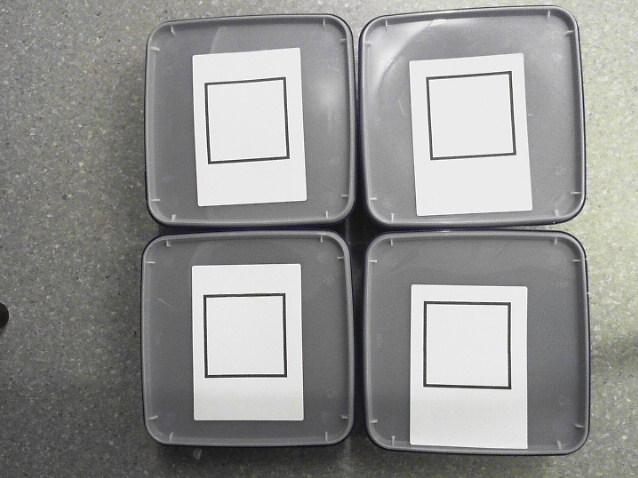
#> input picture noisy2.png, 638 x 478 px
$ python otsu_thresh.py
#> lines starting #> are read from the running program, lines starting #| are printed output that depends on the picture; after the words box and inside, x2 and y2 are one past the last pixel; in counts of white or black regions, pixels touching at a corner belong together
import cv2 as cv
import numpy as np
from matplotlib import pyplot as plt
img = cv.imread('noisy2.png',0)
#> img: shape (478, 638); min 0, max 255, mean 147.1
# global thresholding
ret1,th1 = cv.threshold(img,127,255,cv.THRESH_BINARY)
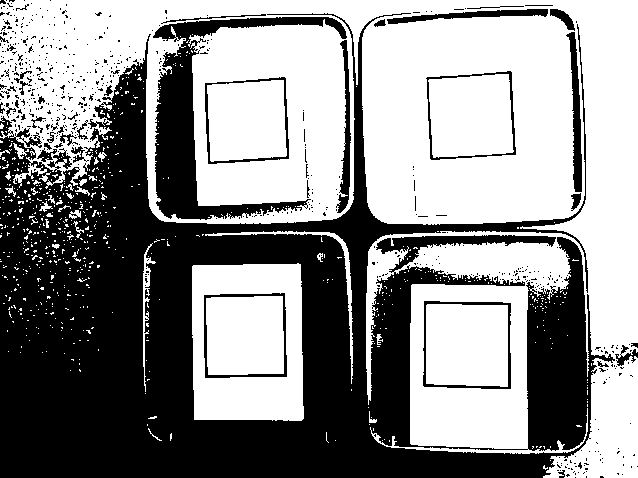
#> th1: shape (478, 638); 55.8% white; 609 black regions (569 under 20 px), largest, box (x1, y1, x2, y2) and area: (0, 13, 615, 478) 115975, (153, 17, 347, 220) 9112, (566, 32, 582, 192) 1148
# Otsu's thresholding
ret2,th2 = cv.threshold(img,0,255,cv.THRESH_BINARY+cv.THRESH_OTSU)
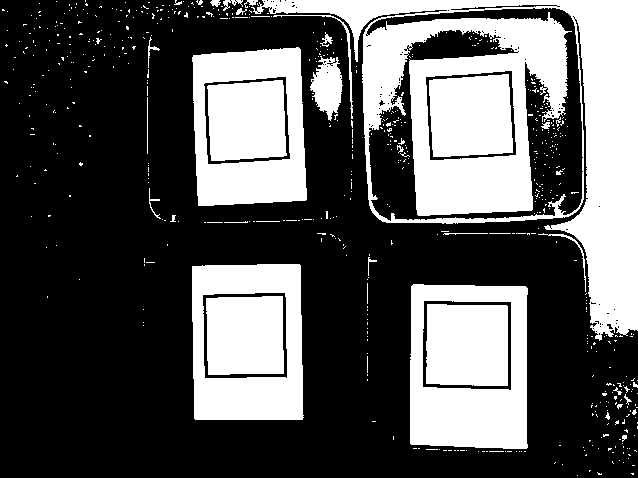
#> th2: shape (478, 638); 34.3% white; 616 white regions (580 under 20 px), largest, box (x1, y1, x2, y2) and area: (251, 0, 638, 341) 44256, (410, 284, 528, 449) 11264, (192, 264, 304, 420) 10052
#> ret2 = 163
# Otsu's thresholding after Gaussian filtering
blur = cv.GaussianBlur(img,(5,5),0)
ret3,th3 = cv.threshold(blur,0,255,cv.THRESH_BINARY+cv.THRESH_OTSU)
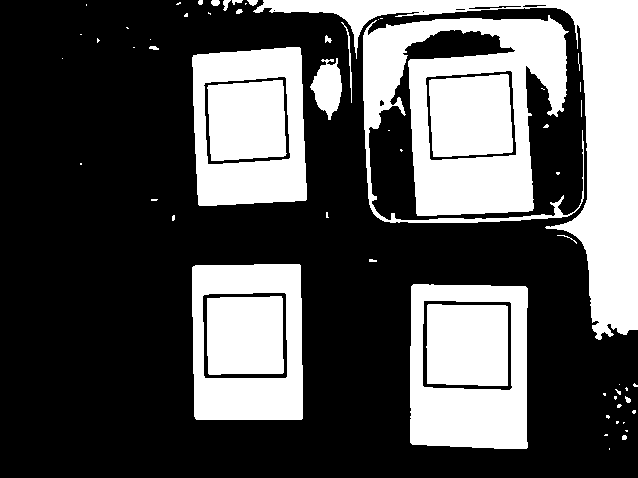
#> th3: shape (478, 638); 33.3% white; 62 white regions (39 under 20 px), largest, box (x1, y1, x2, y2) and area: (253, 0, 638, 340) 22261, (363, 15, 584, 223) 21391, (410, 284, 528, 449) 11297
#> ret3 = 164
# plot all the images and their histograms
images = [img, 0, th1,
          img, 0, th2,
          blur, 0, th3]
titles = ['Original Noisy Image','Histogram','Global Thresholding (v=127)',
          'Original Noisy Image','Histogram',"Otsu's Thresholding",
          'Gaussian filtered Image','Histogram',"Otsu's Thresholding"]
for i in xrange(3):
    plt.subplot(3,3,i*3+1),plt.imshow(images[i*3],'gray')
    plt.title(titles[i*3]), plt.xticks([]), plt.yticks([])
    plt.subplot(3,3,i*3+2),plt.hist(images[i*3].ravel(),256)
    plt.title(titles[i*3+1]), plt.xticks([]), plt.yticks([])
    plt.subplot(3,3,i*3+3),plt.imshow(images[i*3+2],'gray')
    plt.title(titles[i*3+2]), plt.xticks([]), plt.yticks([])
plt.show()
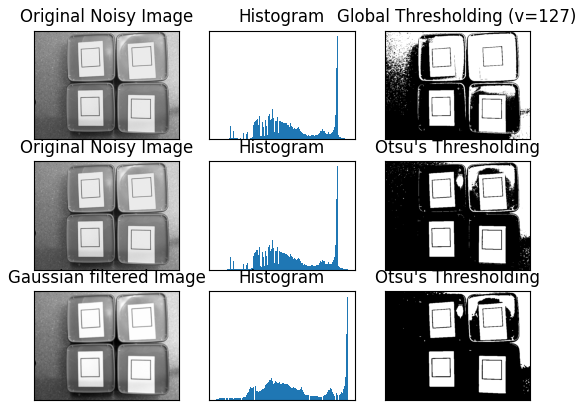
#> figure drawn by matplotlib, 9 panels
img = cv.imread('noisy2.png',0)
blur = cv.GaussianBlur(img,(5,5),0)
# find normalized_histogram, and its cumulative distribution function
hist = cv.calcHist([blur],[0],None,[256],[0,256])
#> hist = 256 values, max 15133 at index 235, min 0 at index 0, mean 1191.3
hist_norm = hist.ravel()/hist.max()
#> hist_norm = 256 values, max 1 at index 235, min 0 at index 0, mean 0.0787
Q = hist_norm.cumsum()
#> Q = 256 values from 0 to 20.15
bins = np.arange(256)
fn_min = np.inf
thresh = -1
for i in xrange(1,256):
    p1,p2 = np.hsplit(hist_norm,[i]) # probabilities
    q1,q2 = Q[i],Q[255]-Q[i] # cum sum of classes
    b1,b2 = np.hsplit(bins,[i]) # weights
    # finding means and variances
    m1,m2 = np.sum(p1*b1)/q1, np.sum(p2*b2)/q2
    v1,v2 = np.sum(((b1-m1)**2)*p1)/q1,np.sum(((b2-m2)**2)*p2)/q2
    # calculates the minimization function
    fn = v1*q1 + v2*q2
    if fn < fn_min:
        fn_min = fn
        thresh = i
#> this loop made 255 passes
#> (q1, q2, m1, m2, v1, v2, fn, fn_min) on passes 21 to 31: (0.00846, 20.14, 0, 147.1, 0, 3094.1, 62327.3, 62327.3), (0.0241, 20.13, 7.36, 147.2, 65.2, 3089.9, 62194.5, 62194.5), (0.0382, 20.11, 13.67, 147.3, 40.34, 3079.8, 61949, 61949), (0.0531, 20.1, 15.92, 147.4, 28.27, 3071.3, 61731.6, 61731.6), (0.0671, 20.09, 17.94, 147.5, 18.58, 3062.1, 61504.1, 61504.1), (0.0823, 20.07, 18.88, 147.6, 16.34, 3054, 61294.2, 61294.2), (0.0989, 20.05, 19.72, 147.7, 15.26, 3045.3, 61069.9, 61069.9), (0.124, 20.03, 19.35, 147.9, 22.07, 3037.1, 60831, 60831), (0.147, 20.01, 21.08, 148, 17.37, 3022.7, 60472.5, 60472.5), (0.167, 19.99, 22.52, 148.1, 14.23, 3009.5, 60147.1, 60147.1), (0.187, 19.97, 23.34, 148.2, 14.05, 2998.4, 59865.6, 59865.6)
#> (p1, q1, q2, m1, m2, v1, v2, fn) on passes 1 to 6: ([0], 0, 20.15, nan, 147.1, nan, 3092.8, nan), ([0, 0], 0, 20.15, nan, 147.1, nan, 3092.8, nan), ([0, 0, 0], 0, 20.15, nan, 147.1, nan, 3092.8, nan), ([0, 0, 0, 0], 0, 20.15, nan, 147.1, nan, 3092.8, nan), ([0, 0, 0, 0, 0], 0, 20.15, nan, 147.1, nan, 3092.8, nan), ([0, 0, 0, 0, 0, 0], 0, 20.15, nan, 147.1, nan, 3092.8, nan)
# find otsu's threshold value with OpenCV function
ret, otsu = cv.threshold(blur,0,255,cv.THRESH_BINARY+cv.THRESH_OTSU)
print( "{} {}".format(thresh,ret) )
#| 165 164.0
